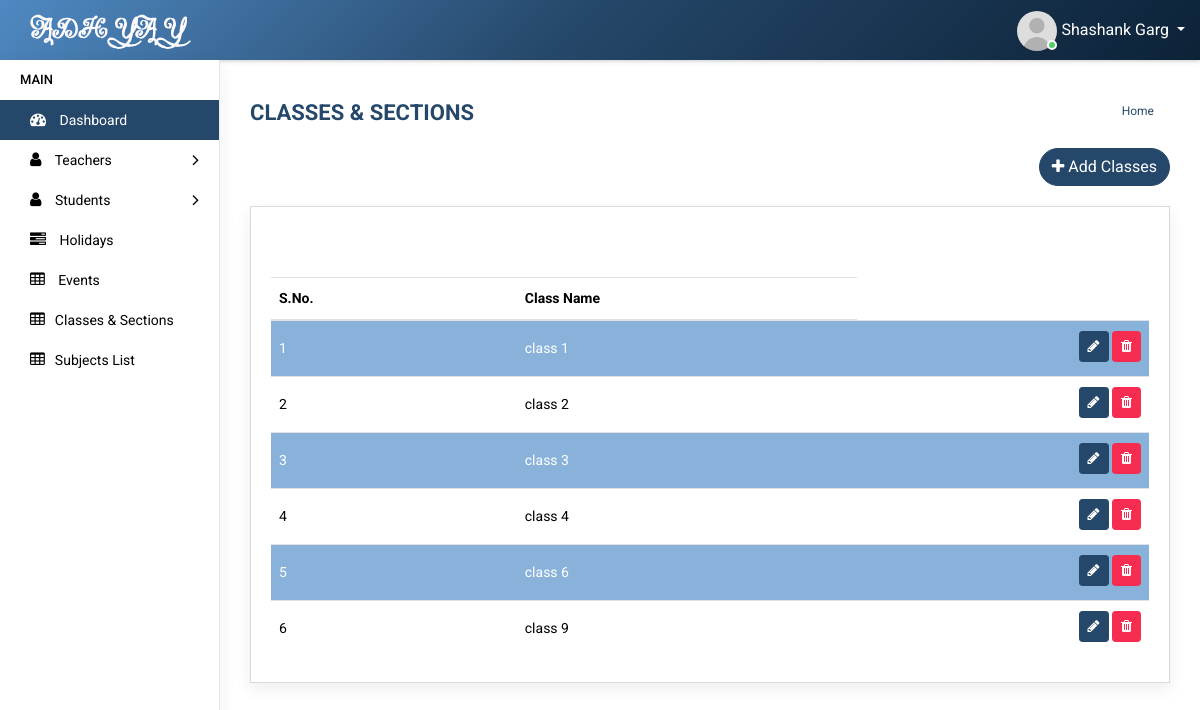
The app's page /class-section-list.php (signed in) with its own data.
### tables this page shows
CREATE TABLE `classes_name` (
  `id` int(11) NOT NULL AUTO_INCREMENT,
  `class_name` varchar(220) DEFAULT NULL,
  `createdDate` timestamp NOT NULL DEFAULT CURRENT_TIMESTAMP ON UPDATE CURRENT_TIMESTAMP,
  PRIMARY KEY (`id`)
);

### employee/class/dbclass.php (called while the page is built, shortened)
<?php
class MySQLCN {
    function MySQLCN() {
        $user = DB_USERNAME;
        $pass = DB_PASSWORD;
        $server = DB_SERVER;
        $dbase = DB_DATABASE;
        $conn = mysqli_connect($server, $user, $pass);
        $this->CONN = $conn;
        return true;
    }
    function select($sql = "") {
        $conn = $this->CONN;
        $results = @mysqli_query($conn, $sql);
        $count = 0;
        $data = array();
        while ($row = mysqli_fetch_array($results)) {
            foreach ($row as $key => $value) {
                if (!is_array($value)) {
                    $row[$key] = htmlspecialchars_decode($value, ENT_QUOTES);
                }
            }
            $data[$count] = $row;
            $count++;
        }
        return $data;
    }
}
?>

### employee/class/ClassSections.php (called while the page is built, shortened)
<?php
class ClassSections extends MySQLCN {
    function getClassesLists() {
        $fetch = "SELECT * FROM `classes_name` ";
        $fetch_data = $this->select($fetch);
        return $fetch_data;
    }
}
?>

### class-section-list.php (the view, shortened to what this page needs)
<?php
require_once 'employee/class/dbclass.php';
require_once 'employee/class/ClassSections.php';
$classes_data=new ClassSections();
$resultClassesData=$classes_data->getClassesLists();
?>
<?php
require_once 'includes/header.php';
require_once 'includes/sidebar.php';
?>
<div class="page-wrapper">
            <div class="content container-fluid">
			<div class="page-header">
					<div class="row">
						<div class="col-lg-7 col-md-12 col-sm-12 col-12">
							<h5 class="text-uppercase">Classes & Sections</h5>
						</div>
						<div class="col-lg-5 col-md-12 col-sm-12 col-12">
							<ul class="list-inline breadcrumb float-right">
								<li class="list-inline-item"><a href="dashboard.php">Home</a></li>
							</ul>
						</div>
					</div>
				</div>
                <div class="row">
                    <div class="col-sm-4 col-3">
                    </div>
                    <div class="col-sm-8 col-9 text-right m-b-20">
                        <a href="class-section.php" class="btn btn-primary float-right btn-rounded"><i class="fa fa-plus"></i> Add Classes</a>
                    </div>
                </div>
			<div class="content-page">
                <div class="row">
                    <div class="col-md-12">
                        <div class="table-responsive">
                            <table class="table table-striped custom-table datatable">
                                <thead>
                                    <tr>
                                        <th style="min-width:50px;">S.No.</th>
                                        <th style="min-width:50px;">Class Name</th>
                                    </tr>
                                </thead>
                                <tbody>
                                <?php $i=1; ?>
                                	<?php foreach ($resultClassesData as $key => $value) { ?>
                                    <tr>
                                        <td><?php echo $i; ?></td>
                                        <td><?php echo $value['class_name']; ?></td>
                                        <td class="text-right" >
											<a href="class-section.php?id=<?php echo $value['id']; ?>" class="btn btn-primary btn-sm mb-1">
												<i class="fa fa-pencil" aria-hidden="true"></i>
											</a>
											<button type="submit" data-toggle="modal" data-target="#delete_employee" class="btn btn-danger btn-sm mb-1">
											<i class="fa fa-trash" aria-hidden="true"></i>
											</button>
										</td>
                                    </tr>
                                	<?php $i++; } ?>
                                </tbody>
                            </table>
                        </div>
                    </div>
                </div>
            </div>
        </div>
        <?php require_once 'includes/footer.php'; ?>

### records on screen
classes_name: class_name "class 1"
classes_name: class_name "class 2"
classes_name: class_name "class 3"
classes_name: class_name "class 4"
classes_name: class_name "class 6"
classes_name: class_name "class 9"

### other values on screen
$_SESSION['name'] "Shashank Garg"
